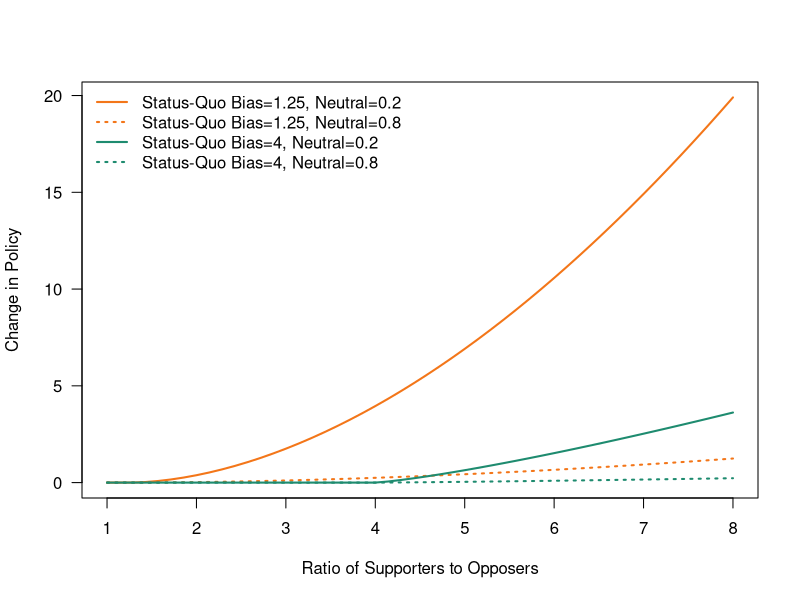
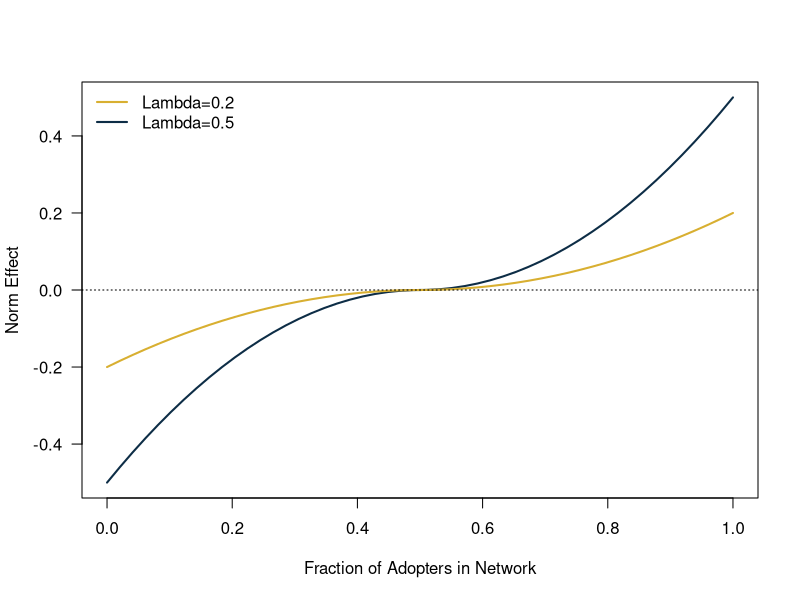
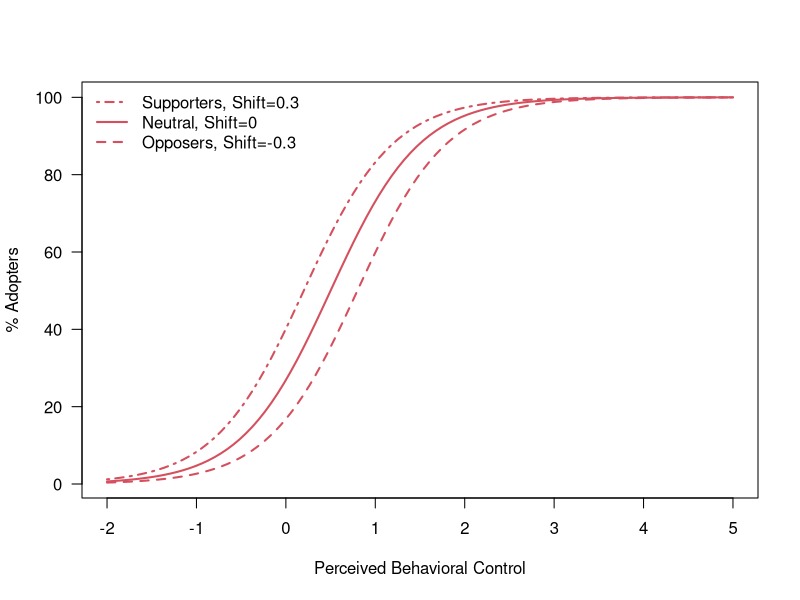
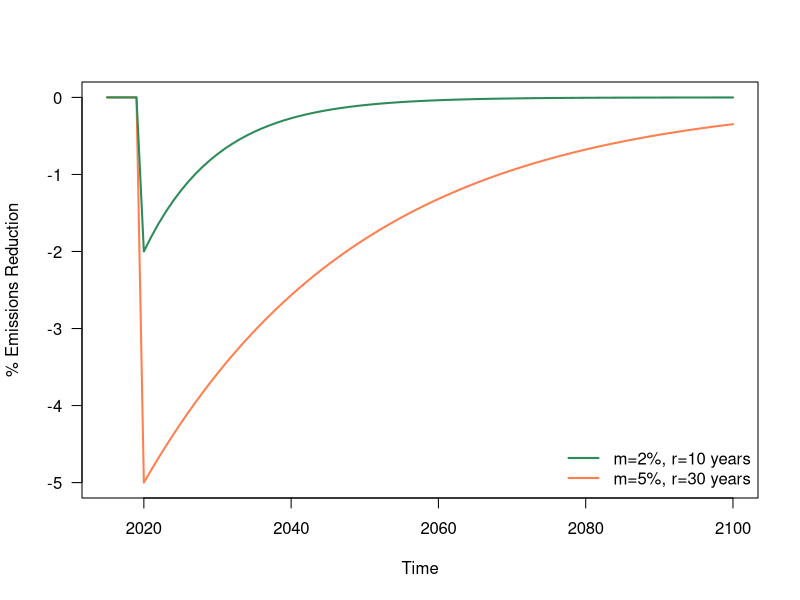

Recreate these plots in R, in order.
## ---- chunk 1
knitr::opts_chunk$set(echo =FALSE,fig.width=10, fig.height = 6)
library(DiagrammeR)
## ---- chunk 2
DiagrammeR::grViz("digraph rmarkdown{
graph [overlap = false, fontsize = 18, layout=circo]
node [shape = oval,
        fontname = Helvetica]
  Opinion; Adoption; Policy; Emissions; Climate; Cognition

Opinion->{Adoption Policy} Policy->{Adoption Opinion}
Adoption->{Emissions Opinion} Policy->Emissions Emissions->Climate
Climate->Cognition Cognition->Opinion

}
")
## ---- chunk 3
nu=c(1.25,4)
Nt=c(0.2,0.8)
SoverO=seq(1,8,length.out=50)
policychangefunc=function(maj,nuparam,neutral){
  return(ifelse(maj<nu,0,(1-neutral)^2*(maj-nu)^(1+1/nu)))
}
y1=sapply(SoverO,function(x) policychangefunc(x,nu,Nt[1]))
y2=sapply(SoverO,function(x) policychangefunc(x,nu,Nt[2]))

plot(SoverO,y1[1,],type="l",lwd=2,las=1,xlab="Ratio of Supporters to Opposers",ylab="Change in Policy",col="#f37619")
lines(SoverO,y2[1,],lwd=2,lty=3,col="#f37619")
lines(SoverO,y2[2,],lwd=2,lty=3,col="#1e8b6f")
lines(SoverO,y1[2,],lwd=2,lty=1,col="#1e8b6f")

legend("topleft",legend=c("Status-Quo Bias=1.25, Neutral=0.2","Status-Quo Bias=1.25, Neutral=0.8","Status-Quo Bias=4, Neutral=0.2","Status-Quo Bias=4, Neutral=0.8"),lty=c(1,3,1,3),col=c("#f37619","#f37619","#1e8b6f","#1e8b6f"),lwd=2,bty="n")


## ---- chunk 4
lambda=c(0.2,0.5)
frac=seq(0,1,length.out=50)
normfunction=function(fraction, lam){
  if(fraction>0.5) norm=lam*(1-4*fraction+4*fraction^2)
  if(fraction<=0.5) norm=lam*(-1+4*fraction-4*fraction^2) 
  return(norm)
}
y=sapply(frac,function(x) normfunction(x,lambda))
plot(frac,y[2,],type="l",lwd=2,col="#0d2d46",las=1,xlab="Fraction of Adopters in Network",ylab="Norm Effect",xlim=c(0,1))
lines(frac,y[1,],lwd=2,col="#d8af31")
abline(h=0,lty=3)
legend("topleft",legend=c("Lambda=0.2","Lambda=0.5"),lwd=2,col=c("#d8af31","#0d2d46"),bty="n")

## ---- chunk 5
shift=c(-0.3,0,0.3)
pbcmid=0.5
pbcsteep=2
pbc=seq(-2,5,length.out=100)
adoptionfunc=function(pbcval,shifter,pmid=pbcmid,psteep=pbcsteep){
  return(1/(1+exp(-psteep*(pbcval-(pmid-shifter)))))
}
y=sapply(pbc,function(x) adoptionfunc(x, shift))
plot(pbc,y[1,]*100,type="l",lwd=2,las=1,xlab="Perceived Behavioral Control",ylab="% Adopters",lty=2,col="#d5505e")
lines(pbc,y[2,]*100,lwd=2,col="#d5505e")
lines(pbc,y[3,]*100,lwd=2,col="#d5505e",lty=4)
legend("topleft",legend=c("Supporters, Shift=0.3","Neutral, Shift=0","Opposers, Shift=-0.3"),lwd=2,lty=c(4,1,2),col="#d5505e",bty="n")

## ---- chunk 6
m=c(0.02,0.05)
r=c(10,30)
time=seq(2020,2100,by=1)
mitigation=function(time,mt,rt){
  return(mt*exp(-(time-2020)/r))
}
y=sapply(time,function(x) mitigation(x,m,r))
time=c(2015,2016,2017,2018,2019,time)
y=cbind(matrix(rep(0,10),ncol=5),y)
plot(time,-100*y[2,],type="l",lwd=2,col="coral",xlab="Time",ylab="% Emissions Reduction",las=1)
lines(time,-100*y[1,],lwd=2,col="seagreen")
legend("bottomright",bty="n",legend=c("m=2%, r=10 years","m=5%, r=30 years"),lwd=2,col=c("seagreen","coral"))
